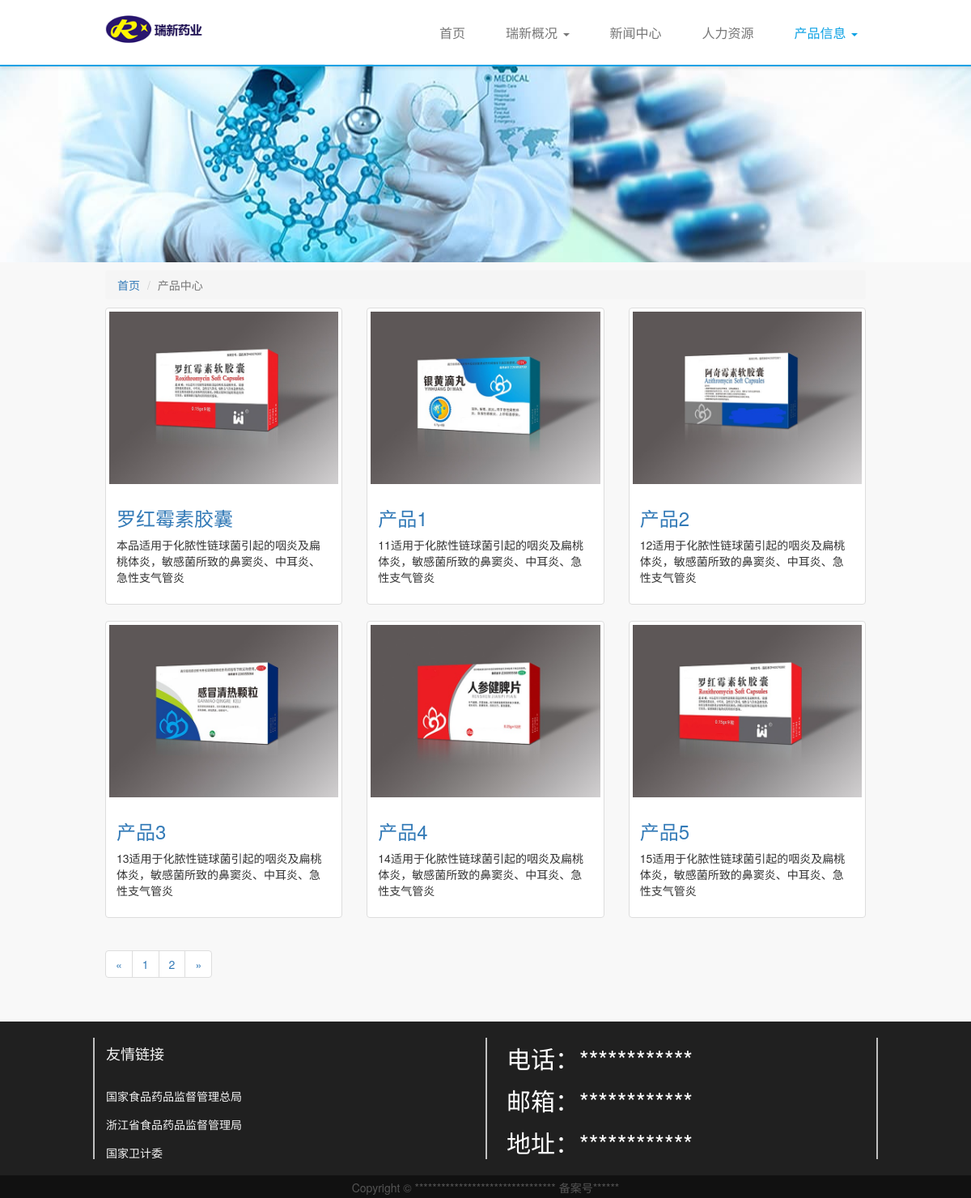
The app's page /product/ with its own data.
### blog/models.py (models this page shows, shortened)
class Product(models.Model):
	name = models.CharField(max_length=70)
	description = RichTextUploadingField()
	product_img = models.ImageField(upload_to='picture',blank=True)
	excerpt = models.CharField(max_length=200, blank=True)

### blog/views.py (the view)
# urls.py: url(r'^product/$',views.product,name='product'),
def product(request):
	products_all_list = Product.objects.all()
	paginator = Paginator(products_all_list,6)#每6项分页
	page_num = request.GET.get('page') # 获取url的页面参数（get请求）
	try:
		page_of_products = paginator.page(page_num)
	except PageNotAnInteger:
		page_of_products = paginator.page(1)
	except EmptyPage:
		page_of_products = paginator.page(paginator.num_pages)
	context = {}
	context['products'] = page_of_products.object_list
	context['page_of_products'] = page_of_products
	return render(request,'blog/product.html',context)

### blog/templates/blog/product.html (shortened to what this page needs)
{% extends 'base.html' %}
{% load staticfiles %}
{% block nav_product_active %}active{% endblock %}
{% block path %}
<li class="active">产品中心</li>
{% endblock path %}
{% block main %}
<div class="container">
  <div class="row clearfix">
    <div class="col-md-12 column">
      <div class="row">
      {% for product in products %}
        <div class="col-md-4">
          <div class="thumbnail">
            <a data-toggle="modal" href="#{{ product.name }}" >
            <img alt="产品图片" src="{{ product.product_img.url }}"/>
            </a>
            <div class="caption">
              <h3>
                <a data-toggle="modal" href="#{{ product.name }}" >
                {{ product.name }}
                </a>
              </h3>
              <p>
                {{ product.excerpt }}
              </p>
            </div>
          </div>
        </div>
      {% empty %}
        <div class="no-product">暂时还没有产品！</div>
      {% endfor %}
      </div>
    </div>
  </div>
</div>
<div class="container">
  <div class="row clearfix">
    <div class="col-md-12 column">
     <ul class="pagination">
        <li>
            {% if page_of_products.has_previous %}
              <a href="?page={{ page_of_products.previous_page_number }}" aria-label="Previous">
                <span aria-hidden="true">&laquo;</span>
              </a>
            {% else %}
                <span aria-hidden="true">&laquo;</span>
            {% endif %}
        </li>
        {% for page_num in page_of_products.paginator.page_range %}
            <li><a href="?page={{ page_num }}">{{ page_num}}</a></li>
        {% endfor %}
        <li>
             {% if page_of_products.has_next  %}
              <a href="?page={{ page_of_products.next_page_number }}" aria-label="Next">
                <span aria-hidden="true">&raquo;</span>
              </a>
            {% else %}
                <span aria-hidden="true">&raquo;</span>
            {% endif %}
        </li>
      </ul>
    </div>
  </div>
</div>
{% endblock main %}

### blog/templates/base.html (shortened to what this page needs)
{% load staticfiles %}
<!DOCTYPE html>
<html lang="zh-CN">
<head>
    <link rel="stylesheet" href="{% static 'bootstrap-3.3.7/css/bootstrap.min.css' %}">
    <link rel="stylesheet" href="{% static 'common.css' %}">
</head>
<body>
	<div id="header">
	    <nav class="navbar navbar-default navbar-fixed-top">
	        <div class="container">
	            <div class="navbar-header">
	                <a class="navbar-brand" style="padding:0 0 0 15px;" href="{% url 'blog:index' %}"><img alt="Brand" style="max-width:130px;" src="{% static 'images/logo.png' %}"></a>
	            </div>
	            <div class="collapse navbar-collapse" id="bs-example-navbar-collapse-1">
	                <ul class="nav navbar-nav navbar-right">
                	    <li class="{% block nav_home_active %}{% endblock %}"><a href="{% url 'blog:index' %}">首页</a></li>
                        <li class="dropdown {% block nav_about_active %}{% endblock %}">
                          <a href="#" class="dropdown-toggle" data-toggle="dropdown" role="button" aria-haspopup="true" aria-expanded="false">瑞新概况 <span class="caret"></span></a>
                        </li>
                	    <li class="{% block nav_news_active %}{% endblock %}"><a href="{% url 'blog:news' %}">新闻中心</a></li>
                	    <li class="{% block nav_hr_active %}{% endblock %}"><a href="{% url 'blog:hr' %}">人力资源</a></li>
                        <li class="dropdown {% block nav_product_active %}{% endblock %}">
                          <a href="{% url 'blog:product' %}" class="dropdown-toggle" data-toggle="dropdown" role="button" aria-haspopup="true" aria-expanded="false">产品信息 <span class="caret"></span></a>
                        </li>
	                </ul>
	            </div>
	        </div>
	    </nav>
	</div>
<div class="jumbotron banner4">
</div>
    <div class="container ljdh">
        <div class="row">
            <div class="col-sm-12">
                <ol class="breadcrumb" style="margin-top: 10px; margin-bottom: 10px;">
                    <li><a href="{% url 'blog:index' %}">首页</a></li>
                    {% block path %}{% endblock path %}
                </ol>
            </div>
        </div>
    </div>
    <div class="main-container">
        <div class="container">
            <div class="row main-container-row" style="position: relative">
                {% block main %}{% endblock main %}
            </div>
        </div>
    </div>
    <div id="footer">
        <div class="container">
            <div class="row">
                <div class="col-xs-12 col-sm-6 footer-item">
                    <div class="footer-list">
                        <h4>友情链接</h4>
                        <ul>
                            <li><a href="http://samr.saic.gov.cn/">国家食品药品监督管理总局</a></li>
                            <li><a href="http://www.zjfda.gov.cn/">浙江省食品药品监督管理局 </a></li>
                            <li><a href="http://www.nhfpc.gov.cn/">国家卫计委 </a></li>
                        </ul>
                    </div>
                </div>
                <div class="col-xs-12 col-sm-6 footer-item footer-item-last">
                    <div class="footer-contact">
                        <h2>电话：************</h2>
                        <h2>邮箱：************</h2>
                        <h2>地址：************</h2>
                    </div>
                </div>
            </div>
        </div>
    </div>
    <div id="copyright">
        <div class="container">
            <div class="row">
                <div class="col-sm-12">
                    <p>Copyright © ******************************** <a target="_blank" href="#">备案号******</a></p>
                </div>
            </div>
        </div>
    </div>
</body>
</html>

### static/common.css (style rules this page uses)
body { background: #f8f8f8; }
h1, h2, h3, h4, h5, h6, .h1, .h2, .h3, .h4, .h5, .h6 { font-weight: 300; }
@media (min-width: 768px) { body { padding-top: 82px; } }
@media (min-width: 768px) { #header .navbar { border-radius: 0; padding: 15px 0; } }
@media (min-width: 768px) { #header .navbar-nav>li>a { padding: 15px 0; } }
@media (min-width: 992px) { .container { width: 970px; } }
@media (min-width: 992px) { #footer .footer-item-last { border-right: 2px solid #c1c1c1; } }
@media (min-width: 992px) { #footer .footer-contact h2 { padding-left: 20px; } }
#header .navbar-default { border:0; margin-bottom: 0; border-bottom: 2px solid #0ba1e4; box-shadow: 0 2px 4px rgba(0, 0, 0, 0.1); z-index: 1000; background-color: rgba(255,255,255,0.9); }
#header .navbar-default .navbar-nav>li>a { font-size: 16px; padding: 16px 25px 5px !important; }
#header .navbar-default .navbar-nav>.active>a, #header .navbar-default .navbar-nav>.active>a:hover, #header .navbar-default .navbar-nav>.active>a:focus { color:#0ba1e4; background-color: rgba(255,255,255,0); }
#footer { padding: 0; background-color: #202020; }
#footer .footer-item { height: 150px; margin-top: 20px; margin-bottom: 20px; padding-left: 1em; border-left: 2px solid #c1c1c1; overflow: hidden; }
#footer .footer-list h4 { color: #f5f5f5; }
#footer .footer-list ul { margin: 25px 0 0 0; padding: 0; list-style: none; }
#footer .footer-list ul li a { color: #f5f5f5; line-height: 2.5em; }
#footer .footer-contact h2 { display: block; color: #ffffff; margin: 0; line-height: 52px; }
#copyright { background-color: #111; }
#copyright p { text-align: center; margin-top: 5px; margin-bottom: 3px; line-height: 20px; color: #555; }
#copyright p a { color: #555; }
.main-container { margin: 0 0 30px 0; }

### records on screen
Product: product_img (picture), name "罗红霉素胶囊", excerpt "本品适用于化脓性链球菌引起的咽炎及扁桃体炎，敏感菌所致的鼻窦炎、中耳炎、急性支气管炎"
Product: product_img (picture), name "产品1", excerpt "11适用于化脓性链球菌引起的咽炎及扁桃体炎，敏感菌所致的鼻窦炎、中耳炎、急性支气管炎"
Product: product_img (picture), name "产品2", excerpt "12适用于化脓性链球菌引起的咽炎及扁桃体炎，敏感菌所致的鼻窦炎、中耳炎、急性支气管炎"
Product: product_img (picture), name "产品3", excerpt "13适用于化脓性链球菌引起的咽炎及扁桃体炎，敏感菌所致的鼻窦炎、中耳炎、急性支气管炎"
Product: product_img (picture), name "产品4", excerpt "14适用于化脓性链球菌引起的咽炎及扁桃体炎，敏感菌所致的鼻窦炎、中耳炎、急性支气管炎"
Product: product_img (picture), name "产品5", excerpt "15适用于化脓性链球菌引起的咽炎及扁桃体炎，敏感菌所致的鼻窦炎、中耳炎、急性支气管炎"

### other values on screen
{{ page_num }} "1" "2"
